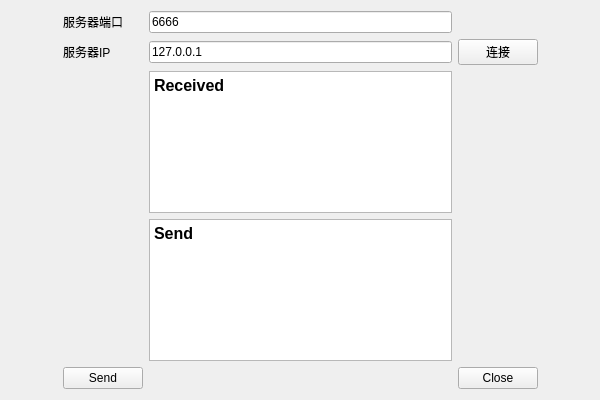
<?xml version="1.0" encoding="UTF-8"?>
<ui version="4.0">
 <class>ClientWidget</class>
 <widget class="QWidget" name="ClientWidget">
  <property name="geometry">
   <rect>
    <x>0</x>
    <y>0</y>
    <width>600</width>
    <height>400</height>
   </rect>
  </property>
  <property name="windowTitle">
   <string>Form</string>
  </property>
  <layout class="QGridLayout" name="gridLayout">
   <item row="1" column="3">
    <widget class="QPushButton" name="brnClientCon">
     <property name="text">
      <string>连接</string>
     </property>
    </widget>
   </item>
   <item row="0" column="2">
    <widget class="QLineEdit" name="lineEditPort">
     <property name="text">
      <string>6666</string>
     </property>
    </widget>
   </item>
   <item row="0" column="1">
    <widget class="QLabel" name="label">
     <property name="text">
      <string>服务器端口</string>
     </property>
    </widget>
   </item>
   <item row="5" column="2">
    <spacer name="horizontalSpacer">
     <property name="orientation">
      <enum>Qt::Horizontal</enum>
     </property>
     <property name="sizeHint" stdset="0">
      <size>
       <width>303</width>
       <height>20</height>
      </size>
     </property>
    </spacer>
   </item>
   <item row="5" column="3">
    <widget class="QPushButton" name="btnClientClose">
     <property name="text">
      <string>Close</string>
     </property>
    </widget>
   </item>
   <item row="1" column="2">
    <widget class="QLineEdit" name="lineEditIP">
     <property name="text">
      <string>127.0.0.1</string>
     </property>
    </widget>
   </item>
   <item row="3" column="2">
    <widget class="QTextEdit" name="textEditWrite">
     <property name="html">
      <string>&lt;!DOCTYPE HTML PUBLIC &quot;-//W3C//DTD HTML 4.0//EN&quot; &quot;http://www.w3.org/TR/REC-html40/strict.dtd&quot;&gt;
&lt;html&gt;&lt;head&gt;&lt;meta name=&quot;qrichtext&quot; content=&quot;1&quot; /&gt;&lt;style type=&quot;text/css&quot;&gt;
p, li { white-space: pre-wrap; }
&lt;/style&gt;&lt;/head&gt;&lt;body style=&quot; font-family:'SimSun'; font-size:9pt; font-weight:400; font-style:normal;&quot;&gt;
&lt;p style=&quot; margin-top:0px; margin-bottom:0px; margin-left:0px; margin-right:0px; -qt-block-indent:0; text-indent:0px;&quot;&gt;&lt;span style=&quot; font-size:12pt; font-weight:600;&quot;&gt;Send&lt;/span&gt;&lt;/p&gt;&lt;/body&gt;&lt;/html&gt;</string>
     </property>
    </widget>
   </item>
   <item row="2" column="2">
    <widget class="QTextEdit" name="textEditRead">
     <property name="html">
      <string>&lt;!DOCTYPE HTML PUBLIC &quot;-//W3C//DTD HTML 4.0//EN&quot; &quot;http://www.w3.org/TR/REC-html40/strict.dtd&quot;&gt;
&lt;html&gt;&lt;head&gt;&lt;meta name=&quot;qrichtext&quot; content=&quot;1&quot; /&gt;&lt;style type=&quot;text/css&quot;&gt;
p, li { white-space: pre-wrap; }
&lt;/style&gt;&lt;/head&gt;&lt;body style=&quot; font-family:'SimSun'; font-size:9pt; font-weight:400; font-style:normal;&quot;&gt;
&lt;p style=&quot; margin-top:0px; margin-bottom:0px; margin-left:0px; margin-right:0px; -qt-block-indent:0; text-indent:0px;&quot;&gt;&lt;span style=&quot; font-size:12pt; font-weight:600;&quot;&gt;Received&lt;/span&gt;&lt;/p&gt;&lt;/body&gt;&lt;/html&gt;</string>
     </property>
    </widget>
   </item>
   <item row="1" column="1">
    <widget class="QLabel" name="label_2">
     <property name="text">
      <string>服务器IP</string>
     </property>
    </widget>
   </item>
   <item row="5" column="0">
    <spacer name="horizontalSpacer_2">
     <property name="orientation">
      <enum>Qt::Horizontal</enum>
     </property>
     <property name="sizeHint" stdset="0">
      <size>
       <width>40</width>
       <height>20</height>
      </size>
     </property>
    </spacer>
   </item>
   <item row="5" column="1">
    <widget class="QPushButton" name="btnClientSend">
     <property name="text">
      <string>Send</string>
     </property>
    </widget>
   </item>
   <item row="5" column="4">
    <spacer name="horizontalSpacer_3">
     <property name="orientation">
      <enum>Qt::Horizontal</enum>
     </property>
     <property name="sizeHint" stdset="0">
      <size>
       <width>40</width>
       <height>20</height>
      </size>
     </property>
    </spacer>
   </item>
  </layout>
 </widget>
 <resources/>
 <connections/>
</ui>
